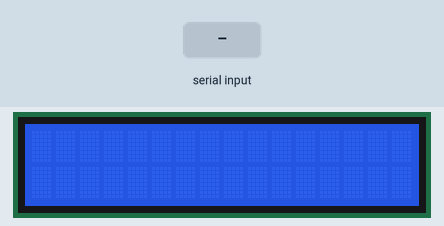
Recording of a sketch running on a simulated Arduino Uno, built with avr-gcc and run on an emulated ATmega328P. Parts: 16×2 character LCD. Inputs (shaded band) come from the test bench.

Above: at 1.2 s.
1.3 s: "1" received over Serial
At 1.9 s:
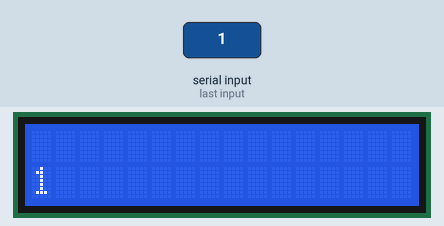
2.8 s: "0" received over Serial
At 3.1 s:
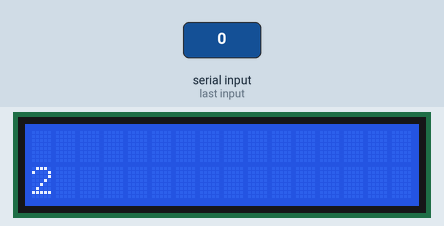
4.3 s: "2" received over Serial
At 5.4 s:
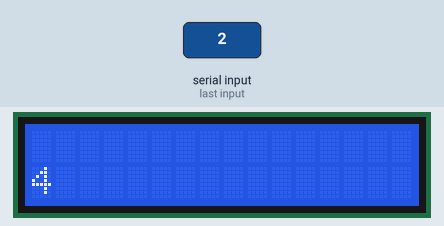
Timing chart, 0 to 7.3 s (numbered marks = the images above; inputs shaded):
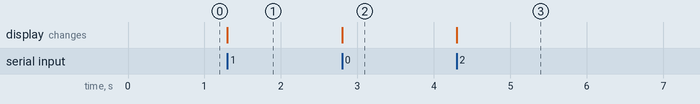

Measured:
- after the input at 1.3 s, the display: changes at once (image 1)
- after the input at 2.8 s, the display: changes at once (image 2)
- after the input at 4.3 s, the display: changes at once (image 3)

The sketch:

rec.ino
```cpp
/*
XBee2 commands
+++
ATDH13A200
ATDL40B7A189
ATWR
ATCN
*/
#include <LiquidCrystal.h>
LiquidCrystal lcd(12, 11, 5, 4, 3, 2);

char msg = ' ';
const int led = 13; //led at pin 1
long int ans;
void setup()
{
Serial.begin(9600);//Remember that the baud must be the same on both arduinos
lcd.begin(16, 2);
}
void loop()
{
while(Serial.available())
{
  ans=Serial.read();
  lcd.setCursor(0, 1);
  if(ans!=100000)
      digitalWrite(led, LOW);
  if(ans == 211111)
  {
       lcd.print("A");
       delay(500);
  }
  else if(ans == 201111)
  {
       lcd.print("B");
       delay(500);
  }
  else if(ans == 211100)
  {
       lcd.print("C");
       delay(500);
  }
  else if(ans == 211010)
  {
       lcd.print("D");
       delay(500);
  }
  else if(ans == 210110)
  {
       lcd.print("E");
       delay(500);
  }
  else if(ans == 201110)
  {
       lcd.print("F");
       delay(500);
  }
  else if(ans == 211001)
  {
       lcd.print("G");
       delay(500);
  }
  else if(ans == 210101)
  {
       lcd.print("H");
       delay(500);
  }
  else if(ans == 201101)
  {
       lcd.print("I");
       delay(500);
  }
  else if(ans == 210111 )
  {
       lcd.print("J");
       delay(500);
  }
  else if(ans == 201011)
  {
       lcd.print("K");
       delay(500);
  }
  else if(ans == 200111)
  {
       lcd.print("L");
       delay(500);
  }
  else if(ans == 200011)
  {
       lcd.print("M");
       delay(500);
  }
  else if(ans == 211000)
  {
       lcd.print("N");
       delay(500);
  }
  else if(ans == 210001)
  {
       lcd.print("O");
       delay(500);
  }
  else if(ans == 200101)
  {
       lcd.print("P");
       delay(500);
  }
  else if(ans == 210000)
  {
       lcd.print("Q");
       delay(500);
  }
  else if(ans == 200001)
  {
       lcd.print("R");
       delay(500);
  }
  else if(ans == 201010)
  {
       lcd.print("S");
       delay(500);
  }
  else if(ans == 210010)
  {
       lcd.print("T");
       delay(500);
  }
  else if(ans == 210011)
  {
       lcd.print("U");
       delay(500);
  }
  else if(ans == 201111)//change
  {
       lcd.print("V");
       delay(500);
  }
  else if(ans == 200110)
  {
       lcd.print("W");
       delay(500);
  }
  else if(ans == 201111)//change
  {
       lcd.print("X");
       delay(500);
  }
  else if(ans == 201111)//change
  {
       lcd.print("Y");
       delay(500);
  }
  else if(ans == 201111)//change
  {
       lcd.print("Z");
       delay(500);
  }
  else if(ans == 211011)
  {
       lcd.print(" ");
       delay(500);
  }

  else if(ans == 311111)
  {
       lcd.print("Hai ");
       delay(500);
  }
  else if(ans == 301111)
  {
       lcd.print("How are you ");
       delay(500);
  }
  else if(ans == 311100)
  {
       lcd.print("I am fine.. ");
       delay(500);
  }
  else if(ans == 311010)
  {
       lcd.print("Where are you going? ");
       delay(500);
  }
  else if(ans == 310110)
  {
       lcd.print("Can you give me some food ");
       delay(500);
  }
  else if(ans == 301110)
  {
       lcd.print("Get me some water ");
       delay(500);
  }
  else if(ans == 311001)
  {
       lcd.print("Good morning ");
       delay(500);
  }
  else if(ans == 310101)
  {
       lcd.print("Good evening ");
       delay(500);
  }
  else if(ans == 301101)
  {
       lcd.print("Good afternoon ");
       delay(500);
  }
  else if(ans == 310111 )
  {
       lcd.print("Good night ");
       delay(500);
  }
  else if(ans == 301011)
  {
       lcd.print("Thankyou ");
       delay(500);
  }
  else if(ans == 300111)
  {
       lcd.print("See you again ");
       delay(500);
  }
  else if(ans == 300011)
  {
       lcd.print("Bye ");
       delay(500);
  }
  else if(ans == 311000)
  {
       lcd.print("How was your day ");
       delay(500);
  }
  else if(ans == 310001)
  {
       lcd.print("Happy ");
       delay(500);
  }
  else if(ans == 300101)
  {
       lcd.print("Why are you sad? ");
       delay(500);
  }
  else if(ans == 310000)
  {
       lcd.print("What are you doing? ");
       delay(500);
  }
  else if(ans == 300001)
  {
       lcd.print("No ");
       delay(500);
  }
  else if(ans == 301010)
  {
       lcd.print("Yes ");
       delay(500);
  }
  else if(ans == 310010)
  {
       lcd.print("what? ");
       delay(500);
  }
  else if(ans == 310011)
  {
       lcd.print("Do you understand?");
       delay(500);
  }
  else if(ans == 301111)//change
  {
       lcd.print("Do it right! ");
       delay(500);
  }
  else if(ans == 300110)
  {
       lcd.print("Are you coming with me? ");
       delay(500);
  }
  else if(ans == 30111)//change
  {
       lcd.print("I don't think so ");
       delay(500);
  }
  else if(ans == 301111)//change
  {
       lcd.print("I don't like it ");
       delay(500);
  }
  else if(ans == 301111)//change
  {
       lcd.print("I don't know anybody ");
       delay(500);
  }
  else if(ans == 311011)
  {
       lcd.print(" ");
       delay(500);
  }
  else
  {
       digitalWrite(led, HIGH);
  }

  lcd.print(millis() / 1000);
delay(1000);
}
}
```
